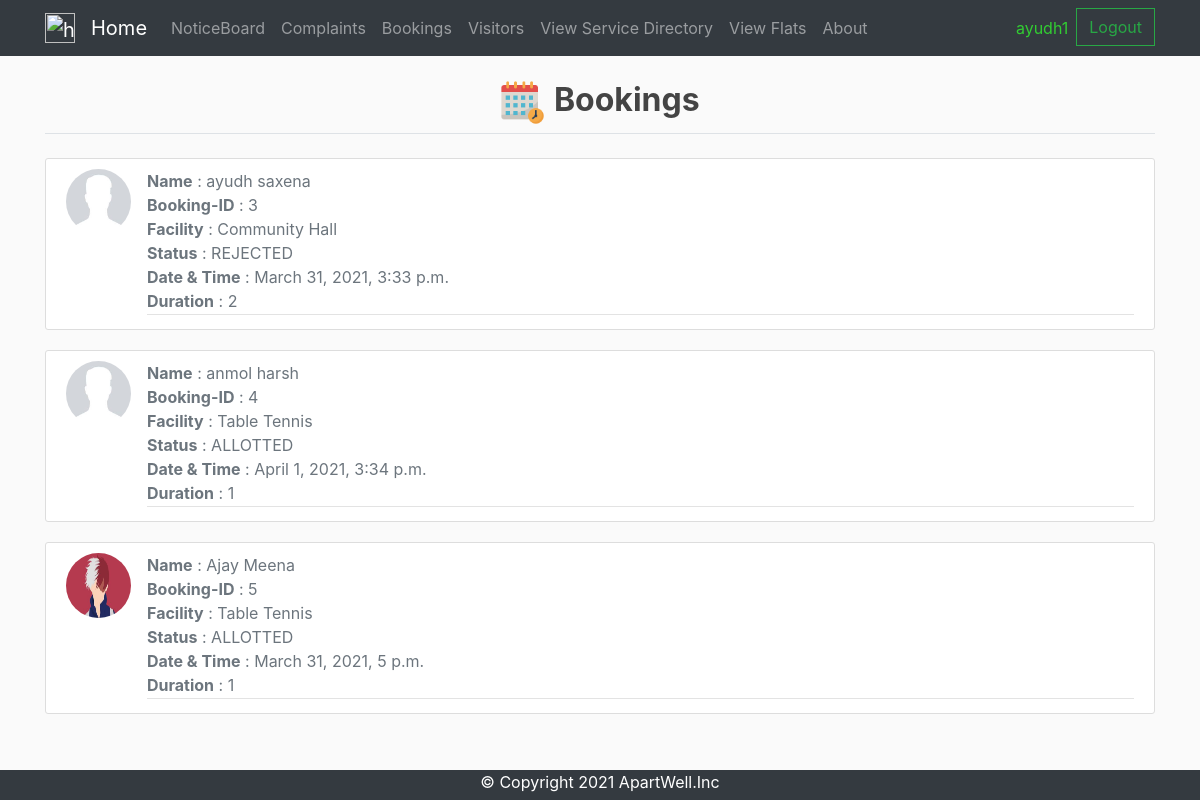
Screenshot of /bookings-admin/ (signed in) with the database file from the repository.
### bookings/models.py (models this page shows)
class Booking(models.Model) :
	WAITING = 'WAIT'
	ALLOTTED = 'ALOT'
	REJECTED = 'REJC'
	status_choices = [
		(WAITING, 'WAITING FOR APPROVAL'),
		(ALLOTTED, 'ALLOTTED'),
		(REJECTED, 'REJECTED'),
	]
	BADMINTON = 'BADM'
	TABLE_TENNIS = 'TATE'
	TENNIS = 'TENS'
	COMMUNITY_HALL = 'COMH'
	facility_choices = [
		(BADMINTON,'Badminton'),
		(TABLE_TENNIS, 'Table Tennis'),
		(TENNIS, 'Tennis'),
		(COMMUNITY_HALL, 'Community Hall'),
	]
	booking_id = models.AutoField(primary_key = True)
	user_id = models.ForeignKey(Resident,on_delete = models.CASCADE)
	facility = models.CharField(max_length = 20, choices = facility_choices)
	status = models.CharField(max_length = 4,choices = status_choices, default = WAITING)
	check_in = models.DateTimeField()
	duration = models.IntegerField()
	check_out = models.DateTimeField(null = True)

### bookings/views.py (the view, shortened to what this page needs)
# urls.py: path('bookings-admin/', views.admin_bookings_view.as_view(), name='admin-booking'),
class admin_bookings_view(generic.ListView) :
	model = Booking
	template_name = 'bookings/bookings_admin.html'
	def get_context_data(self, **kwargs):
	    context = super().get_context_data(**kwargs)
	    context['user_id'] = self.request.user.id
	    image_url_list = []
	    full_name_list = []
	    bookings_list = self.model.objects.all()
	    for c in bookings_list :
	    	resident = Resident.objects.get(user__exact = c.user_id)
	    	full_name = resident.user.first_name + " " + resident.user.last_name
	    	full_name_list.append(full_name)
	    	image_url_list.append(resident.image.url)
	    context['values'] = zip(full_name_list, image_url_list, bookings_list)
	    return context

### bookings/templates/bookings/bookings_admin.html (shortened to what this page needs)
{% extends 'base.html' %}
{% load static %}
{% block content %}
<!DOCTYPE html>
<html>
  <head>
  </head>
  <body>
    <legend class = "border-bottom mb-4"><h2 class="text-center"><img  src="/static/booking.png" width = "45" height = "45" alt="home" /> <strong>Bookings</strong></h2></legend>
        {% for name, image_url, booking in values %}
        <article class="media content-section">
        <img class = "rounded-circle article-img"src = "{{ image_url }}">
        <div class="media-body">
          <div class="article-metadata">
            <medium class="text-muted"><b>Name</b> : {{ name }}</br></medium>
            <medium class="text-muted"><b>Booking-ID</b> : {{ booking.booking_id }}</br></medium>
            <medium class="text-muted"><b>Facility</b> : {{ booking.get_facility_display }}</br></medium>
            <medium class="text-muted"><b>Status</b> : {{ booking.get_status_display }}</br></medium>
            <medium class="text-muted"><b>Date & Time</b> : {{ booking.check_in }}</br></medium>
            <medium class="text-muted"><b>Duration</b> : {{ booking.duration }}</br></medium>
          </div>
        </div>
        </article>
      {% endfor %}
  </body>
</html>
{% endblock %}

### templates/base.html (shortened to what this page needs)
{% load static %}
<html>
<head>
	<link rel="stylesheet" href="https://stackpath.bootstrapcdn.com/bootstrap/4.4.1/css/bootstrap.min.css">
	<link rel="stylesheet" type="text/css" href="{% static 'main.css' %}">
</head>
<body>
<nav class="navbar navbar-expand-lg navbar-dark bg-dark">
	<div class="container">
	  <a class="navbar-brand" href="{% url 'home' %}"><img  src="/static/apartments.png" width = "30" height = "30" alt="home" /></a>
	  <a class="navbar-brand" href="{% url 'home' %}">Home</a>
	  <div class="collapse navbar-collapse" id="navbarSupportedContent">
	    <ul class="navbar-nav mr-auto">
	    					<a class="nav-item nav-link" href="{% url 'noticeboard_notice_list' %}">NoticeBoard</a>
				{% if user.is_authenticated %}
						{% if user.is_superuser%}
							<a class="nav-item nav-link" href="{% url 'complaints:admin-complaint' %}">Complaints</a>
							<a class="nav-item nav-link" href="{% url 'bookings:admin-booking' %}">Bookings</a>
							<li class="nav-item dropdown">
							 <a class="nav-link dropdown-toggle" href="#" id="navbarDropdown" role="button" data-toggle="dropdown" aria-haspopup="true" aria-expanded="false">
								 Add User
							 </a>
							 <div class="dropdown-menu" aria-labelledby="navbarDropdown">
								 <a class="dropdown-item" href="{% url 'accounts:signup_resident' %}">Resident</a>
								 <div class="dropdown-divider"></div>
								 <a class="dropdown-item" href="{% url 'accounts:signup_watchmen' %}">Watchmen</a>
							 </div>
						 	</li>
						 	<a class="nav-item nav-link" href="{% url 'buildings:main_view'%}">View</a>
						{% elif user.profile.type == 'D' %}
							<a class="nav-item nav-link" href="{% url 'visitors:visitors_watchman' %}">Visitor Entry</a>
           				{% else %}
					 		 <a class="nav-item nav-link" href="{% url 'complaints:complaints_display' %}">Complaints</a>
			 				 <a class="nav-item nav-link" href="{% url 'bookings:bookings_display' %}">Bookings</a>
			 				 <a class="nav-item nav-link" href="{% url 'visitors:visitors_display' %}">Visitors</a>
  		                     <a class="nav-item nav-link" href="{% url 'buildings:service_directory_details'%}">View Service Directory</a>
  		                     <a class="nav-item nav-link" href="{% url 'buildings:flat_details'%}">View Flats</a>
					 {% endif %}
			 {% endif %}
			 <a class="nav-item nav-link" href="{% url 'about' %}">About</a>
	    </ul>
			<div class="form-inline my-2 my-lg-0">
					{% if not user.is_authenticated %}
							<a href="{% url 'accounts:login_user' %}">
									<button class="btn btn-outline-success my-2 my-sm-0" type="button">Log In</button>
							</a>
							<!-- <a href="{% url 'accounts:signup_resident' %}">
									<button class="btn btn-outline-success my-2 my-sm-0 ml-2" type="button" >
											Sign Up
									</button>
							</a> -->
					{% else %}
					<div class="navbar-nav">
							{% if user.is_superuser  %}
											<a class="nav-item nav-link" href="#" >{{ user.username }}</a>
											<a href="{% url 'accounts:logout_user' %}">
													<button class="btn btn-outline-success my-2 my-sm-0" type="button">Logout</button>
											</a>
							{% else%}
								<a class="nav-item nav-link" href="{% url 'accounts:profile' %}" style="color: #32CD32">{{ user.username }}</a>
								<a href="{% url 'accounts:logout_user' %}">
									<button class="btn btn-outline-success my-2 my-sm-0" type="button">Logout</button>
								</a>
							{% endif %}
					</div>
					{% endif %}
			</div>
		</div>
	</div>
</nav>
		<div class="container">
            <br>
            {% block content %}
            {% endblock content %}
         </div>
</body>
<div class="footer">
  <p>&copy; Copyright 2021 ApartWell.Inc</p>
</div>
</html>

### assets/main.css (style rules this page uses)
body { background: #fafafa; color: #333333; margin-top: 0rem; }
h1, h2, h3, h4, h5, h6 { color: #444444; }
ul { margin: 0; }
.content-section { background: #ffffff; padding: 10px 20px; border: 1px solid #dddddd; border-radius: 3px; margin-bottom: 20px; }
.article-img { height: 65px; width: 65px; margin-right: 16px; }
.article-metadata { padding-bottom: 1px; margin-bottom: 4px; border-bottom: 1px solid #e3e3e3 }
.bg-dark { background-color: #2d2e2f;!important; }
.btn { border-radius: 0; }

### templates/base.html (style rules this page uses)
.footer { position: fixed; left: 0; bottom: -10px; width: 100%; background-color: #343a40; color: white; text-align: center; }

### rows the page displays
Booking: name "ayudh saxena", booking_id "3", facility "Community Hall", status "REJECTED", check_in "March 31, 2021, 3:33 p.m.", duration "2"
Booking: name "anmol harsh", booking_id "4", facility "Table Tennis", status "ALLOTTED", check_in "April 1, 2021, 3:34 p.m.", duration "1"
Booking: shows a picture, name "Ajay Meena", booking_id "5", facility "Table Tennis", status "ALLOTTED", check_in "March 31, 2021, 5 p.m.", duration "1"

### other values shown
{{ user.username }} "ayudh1"
